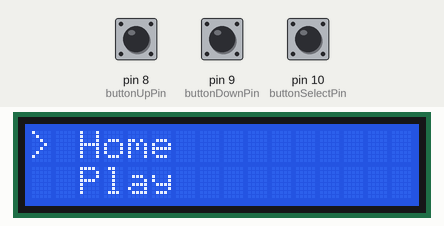
Bench run of a sketch on a simulated Arduino Uno, built with avr-gcc and run on an emulated ATmega328P. Parts: 16×2 character LCD. The test bench sets the inputs (shaded band); at power-on: pin 8 (buttonUpPin) HIGH, pin 10 (buttonSelectPin) HIGH, pin 9 (buttonDownPin) HIGH.

Above: at 1.2 s.
1.3 s: pin 8 (buttonUpPin) pulled LOW for 1 s
At 1.45 s:
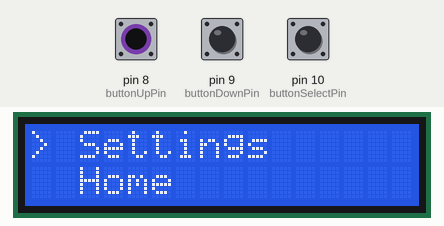
3.8 s: pin 10 (buttonSelectPin) pulled LOW for 3.2 s
At 4.5 s:
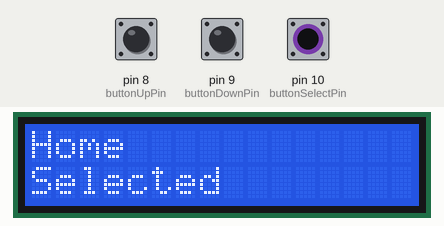
9.3 s: pin 9 (buttonDownPin) pulled LOW for 3.2 s
At 9.45 s:
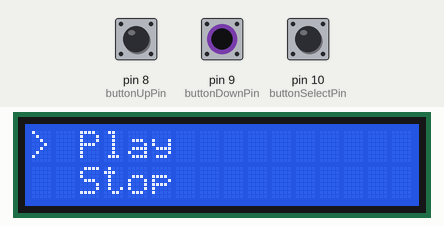
14.0 s: pin 10 (buttonSelectPin) pulled LOW for 0.15 s
At 14.7 s:
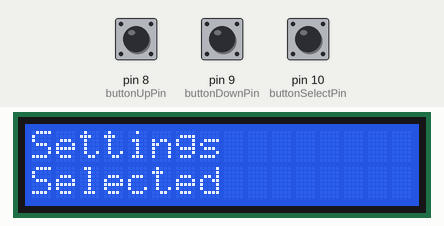
16.5 s: pin 8 (buttonUpPin) pulled LOW for 0.15 s
At 17.7 s:
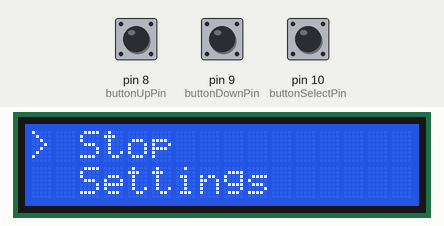
18.1 s: pin 10 (buttonSelectPin) pulled LOW for 1 s
At 18.9 s:
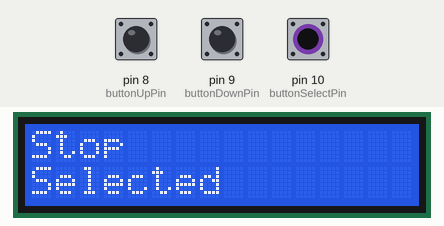
Timing chart, 0 to 21.1 s (numbered marks = the images above; inputs shaded):
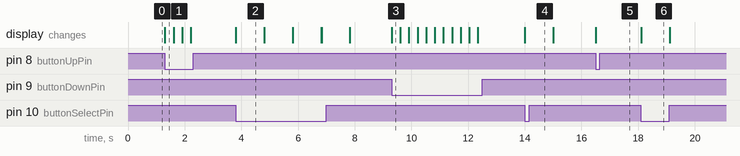

The sketch:

8s10_LCD_Menu_sys.ino
```cpp
#include <LiquidCrystal.h>

// Initialize the LCD (RS, EN, D4, D5, D6, D7)
LiquidCrystal lcd(2, 3, 4, 5, 6, 7);

// Define button pins
const int buttonUpPin = 8;
const int buttonDownPin = 9;
const int buttonSelectPin = 10;

// Variables to track menu selection
int menuIndex = 0;  // Start at first item in the menu

// Define menu options
const char* menuItems[] = {"Home", "Play", "Stop", "Settings"};
const int numItems = sizeof(menuItems) / sizeof(menuItems[0]);

void setup() {
  // Set up the LCD with 16 columns and 2 rows
  lcd.begin(16, 2);

  // Initialize buttons
  pinMode(buttonUpPin, INPUT_PULLUP);     // Use internal pull-up resistors
  pinMode(buttonDownPin, INPUT_PULLUP);
  pinMode(buttonSelectPin, INPUT_PULLUP);

  // Display the initial menu
  displayMenu();
}

void loop() {
  // Check if the 'up' button is pressed
  if (digitalRead(buttonUpPin) == LOW) {
    menuIndex--;  // Move up in the menu
    if (menuIndex < 0) {
      menuIndex = numItems - 1;  // Wrap to the last item
    }
    displayMenu();  // Update the display
    delay(300);  // Debounce delay
  }

  // Check if the 'down' button is pressed
  if (digitalRead(buttonDownPin) == LOW) {
    menuIndex++;  // Move down in the menu
    if (menuIndex >= numItems) {
      menuIndex = 0;  // Wrap to the first item
    }
    displayMenu();  // Update the display
    delay(300);  // Debounce delay
  }

  // Check if the 'select' button is pressed
  if (digitalRead(buttonSelectPin) == LOW) {
    lcd.clear();  // Clear the display
    lcd.setCursor(0, 0);
    lcd.print(menuItems[menuIndex]);  // Print the selected item
    lcd.setCursor(0, 1);
    lcd.print("Selected");  // Print 'Selected' message
    delay(1000);  // Display the selection for 1 second
    displayMenu();  // Return to the menu
  }
}

// Function to display the menu
void displayMenu() {
  lcd.clear();  // Clear the display

  // Display the current menu selection with a '>' character
  for (int i = 0; i < 2; i++) {
    int index = (menuIndex + i) % numItems;  // Wrap around the menu items
    lcd.setCursor(0, i);  // Set cursor position on the LCD

    if (i == 0) {  // Highlight the first (selected) item with a '>' character
      lcd.print("> ");  // Display arrow to indicate selected item
    } else {
      lcd.print("  ");  // No arrow for the second item
    }

    lcd.print(menuItems[index]);  // Print the menu item
  }
}
```

Measured:
- after the input at 1.3 s, the display: changes at once (image 1)
- after the input at 3.8 s, the display: changes at once (image 2)
- after the input at 9.3 s, the display: changes at once (image 3)
- after the input at 14.0 s, the display: changes at once (image 4)
- after the input at 16.5 s, the display: changes at once (image 5)
- after the input at 18.1 s, the display: changes at once (image 6)
- what the display in image 2 shows lasts 1.0 s, from 3.8 s to 4.8 s
